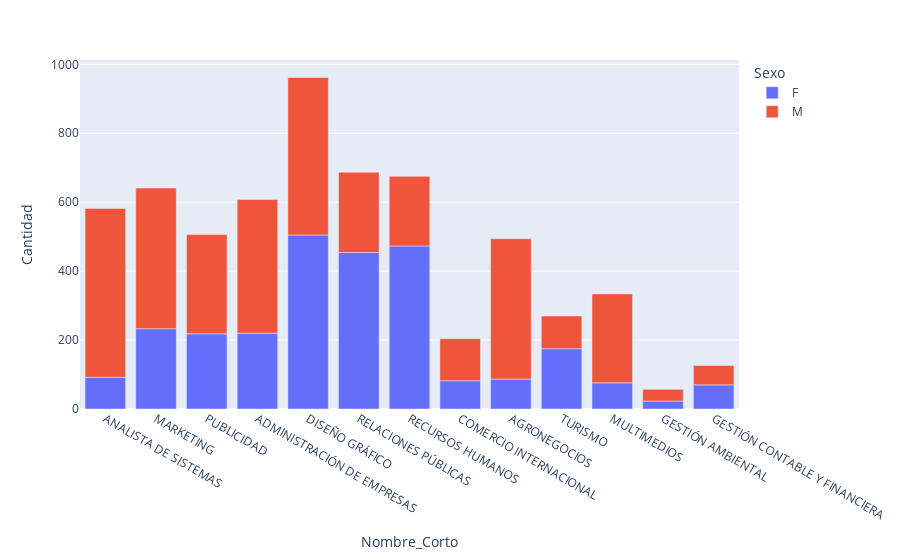

Write notebook code for a chart like this one.
### Markdown cell above
### Total de Alumnos x Carrera separado entre mujeres y varones

### Code cell
df_Sexo_Alumno_xCarrera = df_ALUCarrera.groupby(['Id_Carrera','Sexo'])['Id_Alumno'].count().reset_index(name='Cantidad')
df_Sexo_Alumno_xCarrera = pd.merge(df_Sexo_Alumno_xCarrera,
                        df_Carreras[['Id_Carrera','Nombre_Corto']],
                        how='inner',
                        on=['Id_Carrera'])
px.bar(df_Sexo_Alumno_xCarrera, x='Nombre_Corto',y='Cantidad', color='Sexo')

### Figure 1 — Plotly figure (JSON) as saved in the notebook; plotly's stock layout.template omitted (floating-point values rounded to 4 significant figures)
{"data": [{"alignmentgroup": "True", "hovertemplate": "Sexo=F<br>Nombre_Corto=%{x}<br>Cantidad=%{y}<extra></extra>", "legendgroup": "F", "marker": {"color": "#636efa", "pattern": {"shape": ""}}, "name": "F", "offsetgroup": "F", "orientation": "v", "showlegend": true, "textposition": "auto", "type": "bar", "x": ["ANALISTA DE SISTEMAS", "MARKETING", "PUBLICIDAD", "ADMINISTRACIÓN DE EMPRESAS", "DISEÑO GRÁFICO", "RELACIONES PÚBLICAS", "RECURSOS HUMANOS", "COMERCIO INTERNACIONAL", "AGRONEGOCIOS", "TURISMO", "MULTIMEDIOS", "GESTIÓN AMBIENTAL", "GESTIÓN CONTABLE Y FINANCIERA"], "xaxis": "x", "y": [92, 233, 218, 220, 505, 454, 473, 82, 87, 175, 76, 23, 70], "yaxis": "y"}, {"alignmentgroup": "True", "hovertemplate": "Sexo=M<br>Nombre_Corto=%{x}<br>Cantidad=%{y}<extra></extra>", "legendgroup": "M", "marker": {"color": "#EF553B", "pattern": {"shape": ""}}, "name": "M", "offsetgroup": "M", "orientation": "v", "showlegend": true, "textposition": "auto", "type": "bar", "x": ["ANALISTA DE SISTEMAS", "MARKETING", "PUBLICIDAD", "ADMINISTRACIÓN DE EMPRESAS", "DISEÑO GRÁFICO", "RELACIONES PÚBLICAS", "RECURSOS HUMANOS", "COMERCIO INTERNACIONAL", "AGRONEGOCIOS", "TURISMO", "MULTIMEDIOS", "GESTIÓN AMBIENTAL", "GESTIÓN CONTABLE Y FINANCIERA"], "xaxis": "x", "y": [490, 408, 288, 388, 457, 233, 202, 122, 407, 95, 258, 34, 56], "yaxis": "y"}], "layout": {"barmode": "relative", "legend": {"title": {"text": "Sexo"}, "tracegroupgap": 0}, "margin": {"t": 60}, "xaxis": {"anchor": "y", "domain": [0, 1], "title": {"text": "Nombre_Corto"}}, "yaxis": {"anchor": "x", "domain": [0, 1], "title": {"text": "Cantidad"}}}}
